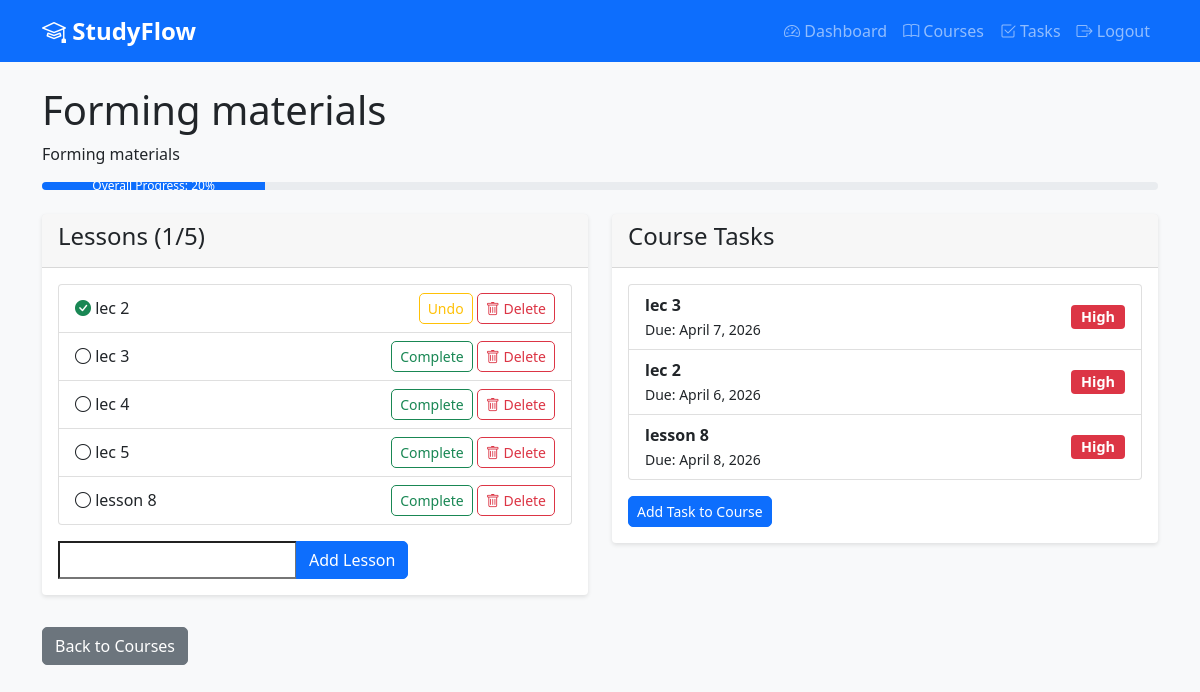
/courses/2/ (signed in), run on the app's committed database.
### core/models.py (models this page shows, shortened)
class Course(models.Model):
    user = models.ForeignKey(User, on_delete=models.CASCADE, related_name='courses')
    name = models.CharField(max_length=200)
    description = models.TextField(blank=True)
    created_at = models.DateTimeField(auto_now_add=True)
    def total_lessons(self):
        return self.lessons.count()
    def completed_lessons(self):
        return self.lessons.filter(completed=True).count()
    def progress_percentage(self):
        total = self.total_lessons()
        if total == 0:
            return 0
        return int((self.completed_lessons() / total) * 100)

class Lesson(models.Model):
    course = models.ForeignKey(Course, on_delete=models.CASCADE, related_name='lessons')
    title = models.CharField(max_length=200)
    completed = models.BooleanField(default=False)
    completed_date = models.DateTimeField(null=True, blank=True)
    created_at = models.DateTimeField(auto_now_add=True)

class Task(models.Model):
    PRIORITY_CHOICES = [
        ('high', 'High'),
        ('medium', 'Medium'),
        ('low', 'Low'),
    ]
    user = models.ForeignKey(User, on_delete=models.CASCADE, related_name='tasks')
    course = models.ForeignKey(Course, on_delete=models.CASCADE, related_name='tasks', null=True, blank=True)
    title = models.CharField(max_length=200)
    description = models.TextField(blank=True)
    priority = models.CharField(max_length=10, choices=PRIORITY_CHOICES, default='medium')
    start_date = models.DateField(default=timezone.now)
    deadline = models.DateField()
    completed = models.BooleanField(default=False)
    completed_date = models.DateTimeField(null=True, blank=True)
    created_at = models.DateTimeField(auto_now_add=True)
    updated_at = models.DateTimeField(auto_now=True)

### core/views.py (the view)
# urls.py: path('courses/<int:pk>/', views.course_detail, name='course_detail'),
@login_required
def course_detail(request, pk):
    course = get_object_or_404(Course, id=pk, user=request.user)
    lessons = course.lessons.all()
    tasks = course.tasks.all()
    if request.method == 'POST':
        form = LessonForm(request.POST)
        if form.is_valid():
            lesson = form.save(commit=False)
            lesson.course = course
            lesson.save()
            messages.success(request, 'Lesson added successfully!')
            return redirect('course_detail', pk=course.id)
    else:
        form = LessonForm()
    context = {
        'course': course,
        'lessons': lessons,
        'tasks': tasks,
        'form': form,
        'progress': course.progress_percentage()
    }
    return render(request, 'course_detail.html', context)

### core/forms.py
class LessonForm(forms.ModelForm):
    class Meta:
        model = Lesson
        fields = ['title']

### core/templates/course_detail.html (shortened to what this page needs)
{% extends 'base.html' %}
{% block content %}
<div class="mb-4">
    <h1>{{ course.name }}</h1>
    <p>{{ course.description }}</p>
    <div class="progress mb-3">
        <div class="progress-bar" role="progressbar" style="width: {{ progress }}%">
            Overall Progress: {{ progress }}%
        </div>
    </div>
</div>
<div class="row">
    <div class="col-md-6">
        <div class="card mb-3">
            <div class="card-header">
                <h4>Lessons ({{ course.completed_lessons }}/{{ course.total_lessons }})</h4>
            </div>
            <div class="card-body">
                <ul class="list-group">
                    {% for lesson in lessons %}
                    <li class="list-group-item d-flex justify-content-between align-items-center">
                        <div>
                            {% if lesson.completed %}
                            <i class="bi bi-check-circle-fill text-success"></i>
                            {% else %}
                            <i class="bi bi-circle"></i>
                            {% endif %}
                            {{ lesson.title }}
                        </div>
                        <div>
                        <form method="post" action="{% url 'lesson_complete' lesson.id %}" style="display: inline;">
                            <button type="submit" class="btn btn-sm btn-outline-{% if lesson.completed %}warning{% else %}success{% endif %}">
                                {% if lesson.completed %}Undo{% else %}Complete{% endif %}
                            </button>
                        </form>
                        <form method="post" action="{% url 'lesson_delete' lesson.id %}" style="display: inline;" onsubmit="return confirm('Are you sure you want to delete this lesson?');">
                            <button type="submit" class="btn btn-sm btn-outline-danger">
                                <i class="bi bi-trash"></i> Delete
                            </button>
                        </form>
                        </div>
                    </li>
                    {% empty %}
                    <li class="list-group-item">No lessons yet.</li>
                    {% endfor %}
                </ul>
                <form method="post" class="mt-3">
                    <div class="input-group">
                        {{ form.title }}
                        <button type="submit" class="btn btn-primary">Add Lesson</button>
                    </div>
                </form>
            </div>
        </div>
    </div>
    <div class="col-md-6">
        <div class="card">
            <div class="card-header">
                <h4>Course Tasks</h4>
            </div>
            <div class="card-body">
                <ul class="list-group">
                    {% for task in tasks %}
                    <li class="list-group-item">
                        <div class="d-flex justify-content-between align-items-center">
                            <div>
                                <strong>{{ task.title }}</strong><br>
                                <small>Due: {{ task.deadline }}</small>
                            </div>
                            <span class="badge bg-{% if task.priority == 'high' %}danger{% elif task.priority == 'medium' %}warning{% else %}info{% endif %}">
                                {{ task.get_priority_display }}
                            </span>
                        </div>
                    </li>
                    {% empty %}
                    <li class="list-group-item">No tasks for this course.</li>
                    {% endfor %}
                </ul>
                <a href="{% url 'task_create' %}" class="btn btn-sm btn-primary mt-3">Add Task to Course</a>
            </div>
        </div>
    </div>
</div>
<div class="mt-3">
    <a href="{% url 'course_list' %}" class="btn btn-secondary">Back to Courses</a>
</div>
{% endblock %}

### static/css/style.css (style rules this page uses)
body { background-color: #f8f9fa; font-family: 'Segoe UI', Tahoma, Geneva, Verdana, sans-serif; }
.card { box-shadow: 0 2px 4px rgba(0,0,0,0.1); border: none; transition: transform 0.2s; }
.progress { height: 8px; border-radius: 4px; }
.btn { border-radius: 5px; font-weight: 500; }
.badge { font-size: 0.9rem; padding: 5px 10px; }

### data on the page
Course: name "Forming materials", description "Forming materials", completed_lessons "1", total_lessons "5"
Lesson: completed True (drawn), title "lec 2"
Lesson: completed False (drawn), title "lec 3"
Lesson: completed False (drawn), title "lec 4"
Lesson: completed False (drawn), title "lec 5"
Lesson: completed False (drawn), title "lesson 8"
Task: title "lec 3", deadline "April 7, 2026", priority "High"
Task: title "lec 2", deadline "April 6, 2026", priority "High"
Task: title "lesson 8", deadline "April 8, 2026", priority "High"
